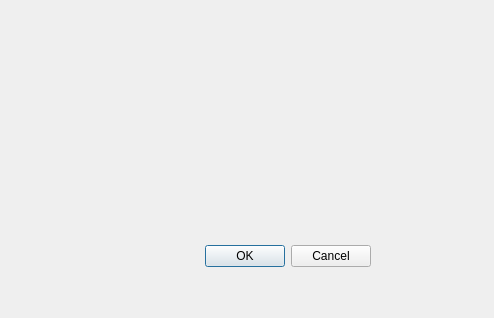
<?xml version="1.0" encoding="UTF-8"?>
<ui version="4.0">
 <class>submitDialog</class>
 <widget class="QDialog" name="submitDialog">
  <property name="geometry">
   <rect>
    <x>0</x>
    <y>0</y>
    <width>494</width>
    <height>318</height>
   </rect>
  </property>
  <property name="windowTitle">
   <string>Submit Request</string>
  </property>
  <widget class="QDialogButtonBox" name="submitBox">
   <property name="geometry">
    <rect>
     <x>30</x>
     <y>240</y>
     <width>341</width>
     <height>32</height>
    </rect>
   </property>
   <property name="orientation">
    <enum>Qt::Horizontal</enum>
   </property>
   <property name="standardButtons">
    <set>QDialogButtonBox::Cancel|QDialogButtonBox::Ok</set>
   </property>
   <property name="centerButtons">
    <bool>false</bool>
   </property>
  </widget>
  <widget class="QLabel" name="submitLabel">
   <property name="geometry">
    <rect>
     <x>40</x>
     <y>20</y>
     <width>421</width>
     <height>181</height>
    </rect>
   </property>
   <property name="text">
    <string/>
   </property>
   <property name="wordWrap">
    <bool>true</bool>
   </property>
  </widget>
 </widget>
 <resources/>
 <connections>
  <connection>
   <sender>submitBox</sender>
   <signal>accepted()</signal>
   <receiver>submitDialog</receiver>
   <slot>accept()</slot>
   <hints>
    <hint type="sourcelabel">
     <x>248</x>
     <y>254</y>
    </hint>
    <hint type="destinationlabel">
     <x>157</x>
     <y>274</y>
    </hint>
   </hints>
  </connection>
  <connection>
   <sender>submitBox</sender>
   <signal>rejected()</signal>
   <receiver>submitDialog</receiver>
   <slot>reject()</slot>
   <hints>
    <hint type="sourcelabel">
     <x>316</x>
     <y>260</y>
    </hint>
    <hint type="destinationlabel">
     <x>286</x>
     <y>274</y>
    </hint>
   </hints>
  </connection>
 </connections>
</ui>
